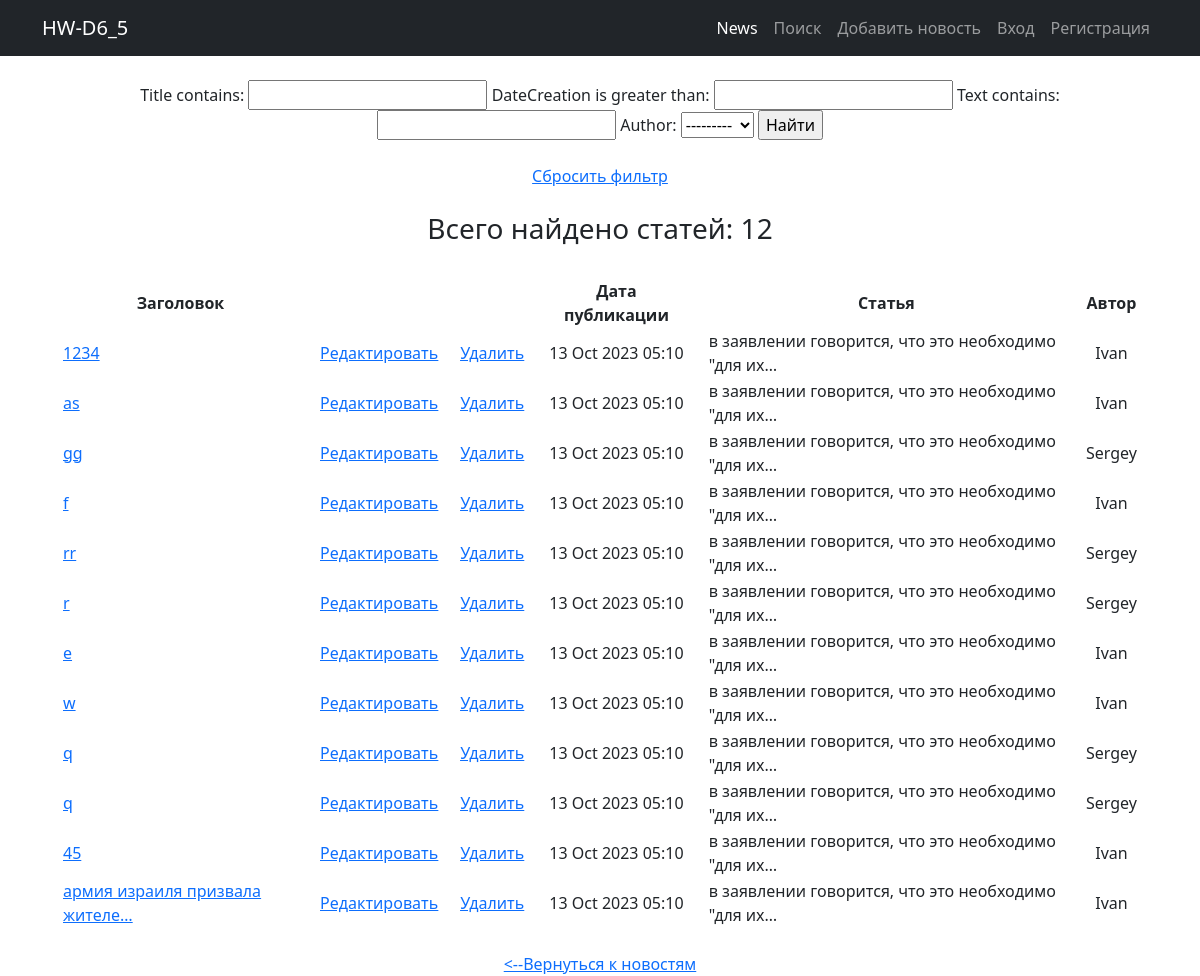
The app's page /news/search/ with its own data.
### news/models.py (models this page shows, shortened)
class Post(models.Model):
    author = models.ForeignKey(Author, on_delete=models.CASCADE)
    NEWS = 'NW'
    ARTICLE = 'AR'
    CATEGORY_CHOICES = (
        (NEWS, 'Новость'),
        (ARTICLE, 'Статья')
    )
    categoryType = models.CharField(max_length=2, choices=CATEGORY_CHOICES, default=ARTICLE)
    dateCreation = models.DateTimeField(auto_now_add=True)
    postCategory = models.ManyToManyField(Category, through='PostCategory')
    title = models.CharField(max_length=128)
    text = models.TextField()
    rating = models.SmallIntegerField(default=0)

class Author(models.Model):
    authorUser = models.OneToOneField(User, on_delete=models.CASCADE)
    ratingAuthor = models.SmallIntegerField(default=0)
    def __str__(self):
        return f'{self.authorUser}'

### news/views.py (the view)
# urls.py: path('search/', PostSearchView.as_view(), name='post_search'), # Ссылка на поиск статьи
class PostSearchView(ListView):
    model = Post
    template_name = 'news_app/post_search.html'
    context_object_name = 'news'  # это имя списка, в котором будут лежать все объекты,
    ordering = ['-dateCreation'] # сортировка по дате публикации, сначала более новые /  queryset = Post.objects.order_by('-dateCreation')
    def get_context_data(self, **kwargs):
        context = super().get_context_data(**kwargs)
        context['filter'] = PostFilter(self.request.GET, queryset=self.get_queryset()) # вписываем наш фильтр в контекст
        return context

### news/templatetags/custom_filters.py (called while the page is built)
@register.filter(name='censor') # регистрируем наш фильтр под именем censor,
def censor(censor_text): # первый аргумент здесь — это то значение, к которому надо применить фильтр,
    for word in censor_words:
        censor_text = censor_text.lower().replace(word.lower(), '*censor*')  # переводим в строчные буквы, заменяем на *censor*
    return censor_text # возвращаемое функцией значение — это то значение, которое подставится к нам в шаблон

### templates/news_app/post_search.html (shortened to what this page needs)
{% extends 'flatpages/default.html' %}
{% load custom_filters %}
{% block content %}
    <br>
    {% if news %}
        <form method="GET">
            {{ filter.form }}
            <input type="submit" value="Найти">
            <br><br>
            <a href="{% url 'post_search' %}">Сбросить фильтр</a>
        </form>
        <br>
        <h3>Всего найдено статей:  {{ filter.qs|length }} </h3>
        <br>
        <table style="border-collapse: separate; border-spacing: 20px 0;">
            <thead>
                <th> Заголовок </th>
                <th></th>
                <th></th>
                <th> Дата публикации </th>
                <th> Статья </th>
                <th> Автор </th>
            </thead>
            {% for post in filter.qs %}
                <tr>
                    <td class="text-start">
                        <a href="{% url 'post_detail' post.id %}"> {{ post.title|censor|truncatechars:30 }}</a>
                    </td>
                    <td>
                        <a href="{% url 'post_update' post.id %}"><u>Редактировать</u></a>
                    </td>
                    <td>
                        <a href="{% url 'post_delete' post.id %}"><u> Удалить </u></a>
                    </td>
                    <td> {{ post.dateCreation|date:'d M Y h:m' }} </td>
                    <td class="text-start"> {{ post.text|censor|truncatechars:50 }} </td>
                    <td> {{ post.author }} </td>
                </tr>
            {% endfor %}
        </table>
        {% else %}
            <br>
            <h2>Статей нет!</h2>
    {% endif %}
    <br>
    <a href="/news/"> <--Вернуться к новостям </a>
{% endblock content %}

### records on screen
Post: title|censor "1234", dateCreation "13 Oct 2023 05:10", text|censor "в заявлении говорится, что это необходимо \"для их…", author "Ivan"
Post: title|censor "as", dateCreation "13 Oct 2023 05:10", text|censor "в заявлении говорится, что это необходимо \"для их…", author "Ivan"
Post: title|censor "gg", dateCreation "13 Oct 2023 05:10", text|censor "в заявлении говорится, что это необходимо \"для их…", author "Sergey"
Post: title|censor "f", dateCreation "13 Oct 2023 05:10", text|censor "в заявлении говорится, что это необходимо \"для их…", author "Ivan"
Post: title|censor "rr", dateCreation "13 Oct 2023 05:10", text|censor "в заявлении говорится, что это необходимо \"для их…", author "Sergey"
Post: title|censor "r", dateCreation "13 Oct 2023 05:10", text|censor "в заявлении говорится, что это необходимо \"для их…", author "Sergey"
Post: title|censor "e", dateCreation "13 Oct 2023 05:10", text|censor "в заявлении говорится, что это необходимо \"для их…", author "Ivan"
Post: title|censor "w", dateCreation "13 Oct 2023 05:10", text|censor "в заявлении говорится, что это необходимо \"для их…", author "Ivan"
Post: title|censor "q", dateCreation "13 Oct 2023 05:10", text|censor "в заявлении говорится, что это необходимо \"для их…", author "Sergey"
Post: title|censor "q", dateCreation "13 Oct 2023 05:10", text|censor "в заявлении говорится, что это необходимо \"для их…", author "Sergey"
Post: title|censor "45", dateCreation "13 Oct 2023 05:10", text|censor "в заявлении говорится, что это необходимо \"для их…", author "Ivan"
Post: title|censor "армия израиля призвала жителе…", dateCreation "13 Oct 2023 05:10", text|censor "в заявлении говорится, что это необходимо \"для их…", author "Ivan"

### other values on screen
{{ filter.qs|length }} "12"
